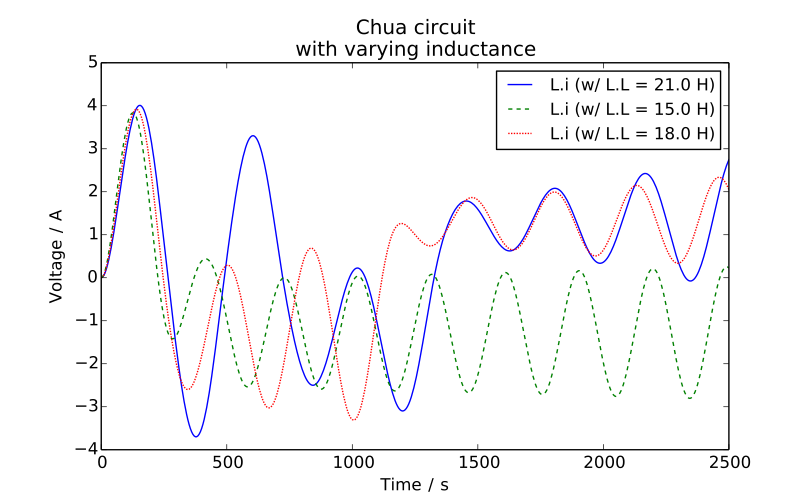

Write Python code to recreate this figure.
#!/usr/bin/python
"""Example of SimResList.plot()
"""

# pylint: disable=I0011, C0103

from modelicares import SimResList

sims = SimResList('ChuaCircuit.mat', 'ChuaCircuit/*/')

# Create labels.
label = lambda L: 'w/ L.L = {L} {U}'.format(L=L.value(), U=L.unit)
for sim in sims:
    sim.label = label(sim['L.L'])

# Create the plot
sims.plot('L.i', ylabel1="Voltage", leg1_kwargs=dict(loc='upper right'),
          title="Chua circuit\nwith varying inductance")
